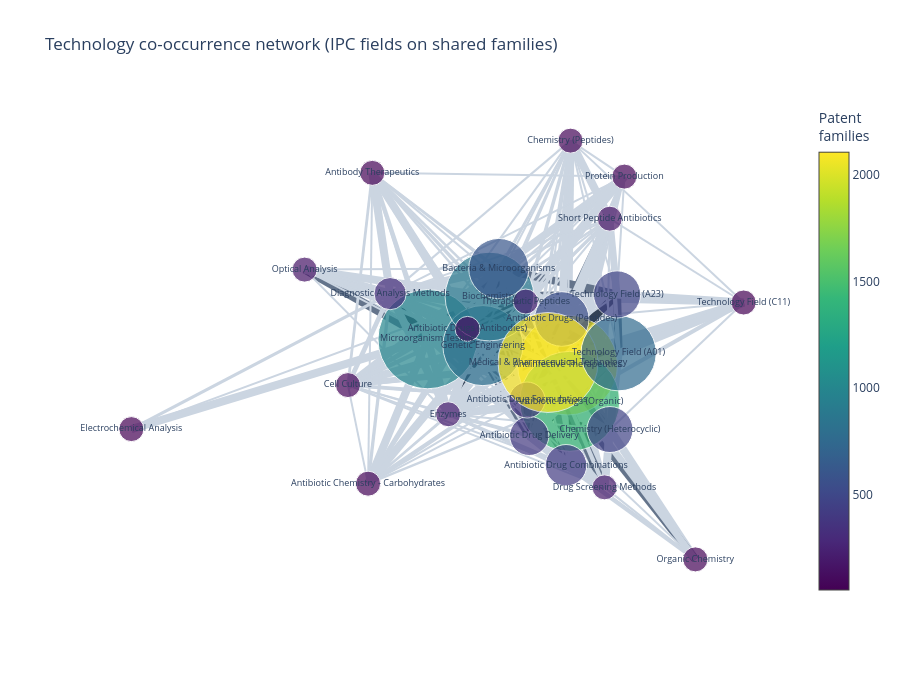

Notebook code cell kept with this figure:
### Markdown cell above
## Step 5 — Build and draw the network

Codes that share a (simplified) technology name are merged into one node; edges connect fields that co-occur at least **5** times. Node size and colour follow how many families carry the field; edge width follows how strongly two fields co-occur. A deterministic spring layout (`seed=42`) places the nodes. This is the notebook's chart — and it carries two data sheets (nodes and edges) into the workbook.

### Code cell
EDGE_THRESHOLD = 5

# node families by simplified technology name
node_fams = {}
for _, r in sig_tbl.iterrows():
    name = get_simplified_tech_name(get_technology_field(r['IPC_Code']), r['IPC_Code'])
    node_fams[name] = node_fams.get(name, 0) + int(r['Family_Count'])

# edges aggregated by simplified-name pair
edge_w = {}
for _, r in pair_counts.iterrows():
    a = get_simplified_tech_name(r['Tech_Field_A'], r['IPC_A'])
    b = get_simplified_tech_name(r['Tech_Field_B'], r['IPC_B'])
    if a == b:
        continue
    key = tuple(sorted([a, b]))
    edge_w[key] = edge_w.get(key, 0) + int(r['cooccurrence_count'])
edge_w = {k: w for k, w in edge_w.items() if w >= EDGE_THRESHOLD}

G = nx.Graph()
for name, fam in node_fams.items():
    G.add_node(name, family_count=fam)
for (a, b), w in edge_w.items():
    if a in G and b in G:
        G.add_edge(a, b, weight=w)
G.remove_nodes_from([n for n in list(G.nodes) if G.degree(n) == 0])

pos = nx.spring_layout(G, k=3, iterations=50, seed=42)
avg_w = (sum(d['weight'] for *_, d in G.edges(data=True)) / max(1, G.number_of_edges()))

edge_traces = []
for a, b, d in G.edges(data=True):
    w = d['weight']
    colour = '#334155' if w > 2 * avg_w else ('#64748b' if w > avg_w else '#cbd5e1')
    edge_traces.append(go.Scatter(
        x=[pos[a][0], pos[b][0], None], y=[pos[a][1], pos[b][1], None],
        mode='lines', line=dict(width=max(2, min(8, w / 10)), color=colour),
        hoverinfo='none', showlegend=False))

nx_, ny, ntext, nsize, ncolour = [], [], [], [], []
for n, d in G.nodes(data=True):
    nx_.append(pos[n][0]); ny.append(pos[n][1]); ntext.append(n)
    nsize.append(max(25, min(100, d['family_count'] / 10)))
    ncolour.append(d['family_count'])
node_trace = go.Scatter(
    x=nx_, y=ny, mode='markers+text', text=ntext, textposition='middle center',
    textfont=dict(size=9), hovertext=[f"{t}: {c} families" for t, c in zip(ntext, ncolour)],
    hoverinfo='text',
    marker=dict(size=nsize, color=ncolour, colorscale='Viridis', showscale=True,
                colorbar=dict(title='Patent<br>families'), line=dict(color='white', width=1)))

fig = go.Figure(edge_traces + [node_trace])
fig.update_layout(
    title='Technology co-occurrence network (IPC fields on shared families)',
    showlegend=False, template='plotly_white', height=680,
    xaxis=dict(visible=False), yaxis=dict(visible=False))

nodes_tbl = (pd.DataFrame([{'Technology_Field': n, 'Patent_Families': d['family_count'],
                            'Connections': G.degree(n)} for n, d in G.nodes(data=True)])
             .sort_values('Patent_Families', ascending=False).reset_index(drop=True))

report_kit.record(310, "technology_cooccurrence_network",
                  "Technology co-occurrence network", fig,
                  {"nodes": nodes_tbl, "edges": edges_tbl}, output_dir=OUT,
                  note=f"IPC fields (8-char) on shared applications; nodes ≥50 families, edges ≥{EDGE_THRESHOLD} co-occurrences.")
print(f"Network: {G.number_of_nodes()} nodes, {G.number_of_edges()} edges.")
